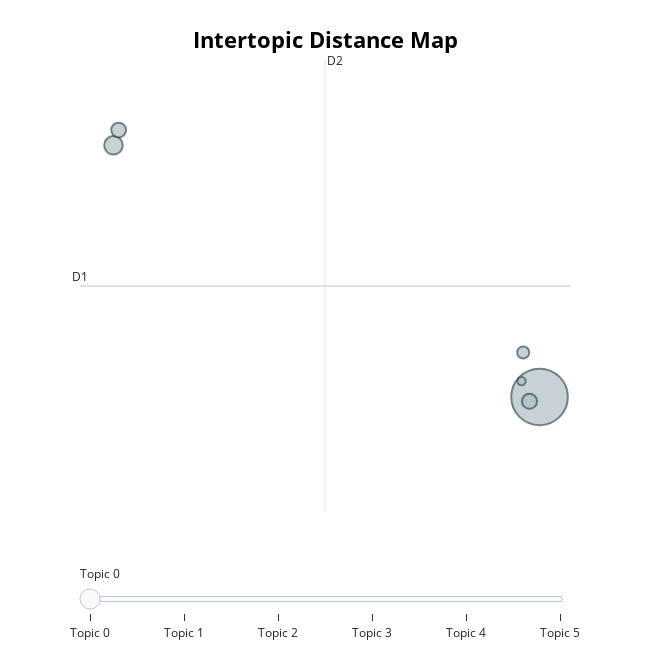

The cell this chart's notebook holds for it:
### Code cell
topic_model.visualize_topics()

### Figure 1 — Plotly figure (JSON) as saved in the notebook; plotly's stock layout.template omitted (floating-point values rounded to 4 significant figures)
{"data": [{"customdata": [[0, "power | voltage | circuit | dc | converter", 2321], [1, "memory | processor | computing | unit | neural", 249], [2, "processing | image | method | mobile | application", 164], [3, "neural | network | processing | layer | deep", 158], [4, "network | transmission | bandwidth | access | packets", 106], [5, "network | plurality | communication | service | application", 50]], "hovertemplate": "<b>Topic %{customdata[0]}</b><br>%{customdata[1]}<br>Size: %{customdata[2]}", "legendgroup": "", "marker": {"color": "#B0BEC5", "line": {"color": "DarkSlateGrey", "width": 2}, "size": [2321, 249, 164, 158, 106, 50], "sizemode": "area", "sizeref": 1.451, "symbol": "circle"}, "mode": "markers", "name": "", "orientation": "v", "showlegend": false, "type": "scatter", "x": [14.75, -16.21, 14.01, -15.83, 13.56, 13.44], "xaxis": "x", "y": [-18.03, -11.85, -18.14, -11.47, -16.94, -17.64], "yaxis": "y"}], "layout": {"annotations": [{"showarrow": false, "text": "D1", "x": -18.64, "y": -15.3, "yshift": 10}, {"showarrow": false, "text": "D2", "x": -0.8396, "xshift": 10, "y": -9.75}], "height": 650, "hoverlabel": {"bgcolor": "white", "font": {"family": "Rockwell", "size": 16}}, "legend": {"itemsizing": "constant", "tracegroupgap": 0}, "margin": {"t": 60}, "shapes": [{"line": {"color": "#CFD8DC", "width": 2}, "type": "line", "x0": -0.8396, "x1": -0.8396, "y0": -20.86, "y1": -9.75}, {"line": {"color": "#9E9E9E", "width": 2}, "type": "line", "x0": -18.64, "x1": 16.96, "y0": -15.3, "y1": -15.3}], "sliders": [{"active": 0, "pad": {"t": 50}, "steps": [{"args": [{"marker.color": [["red", "#B0BEC5", "#B0BEC5", "#B0BEC5", "#B0BEC5", "#B0BEC5"]]}], "label": "Topic 0", "method": "update"}, {"args": [{"marker.color": [["#B0BEC5", "red", "#B0BEC5", "#B0BEC5", "#B0BEC5", "#B0BEC5"]]}], "label": "Topic 1", "method": "update"}, {"args": [{"marker.color": [["#B0BEC5", "#B0BEC5", "red", "#B0BEC5", "#B0BEC5", "#B0BEC5"]]}], "label": "Topic 2", "method": "update"}, {"args": [{"marker.color": [["#B0BEC5", "#B0BEC5", "#B0BEC5", "red", "#B0BEC5", "#B0BEC5"]]}], "label": "Topic 3", "method": "update"}, {"args": [{"marker.color": [["#B0BEC5", "#B0BEC5", "#B0BEC5", "#B0BEC5", "red", "#B0BEC5"]]}], "label": "Topic 4", "method": "update"}, {"args": [{"marker.color": [["#B0BEC5", "#B0BEC5", "#B0BEC5", "#B0BEC5", "#B0BEC5", "red"]]}], "label": "Topic 5", "method": "update"}]}], "title": {"font": {"color": "Black", "size": 22}, "text": "<b>Intertopic Distance Map</b>", "x": 0.5, "xanchor": "center", "y": 0.95, "yanchor": "top"}, "width": 650, "xaxis": {"anchor": "y", "domain": [0, 1], "range": [-18.64, 16.96], "title": {"text": ""}, "visible": false}, "yaxis": {"anchor": "x", "domain": [0, 1], "range": [-20.86, -9.75], "title": {"text": ""}, "visible": false}}}
